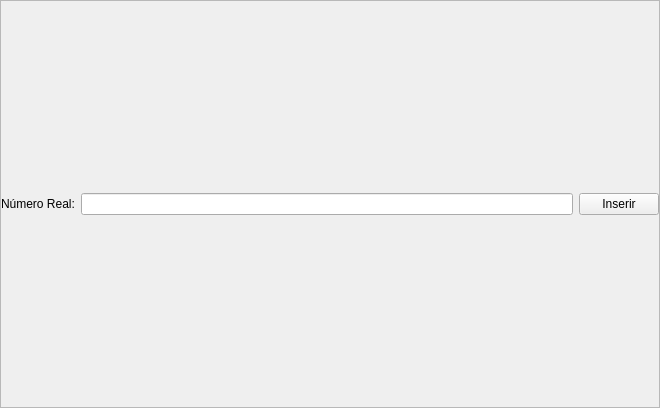
<?xml version="1.0" encoding="UTF-8"?>
<ui version="4.0">
 <class>Frame</class>
 <widget class="QFrame" name="Frame">
  <property name="geometry">
   <rect>
    <x>0</x>
    <y>0</y>
    <width>660</width>
    <height>408</height>
   </rect>
  </property>
  <property name="windowTitle">
   <string>Frame</string>
  </property>
  <property name="frameShape">
   <enum>QFrame::StyledPanel</enum>
  </property>
  <property name="frameShadow">
   <enum>QFrame::Raised</enum>
  </property>
  <layout class="QGridLayout" name="gridLayout_2">
   <property name="margin">
    <number>0</number>
   </property>
   <item row="0" column="1">
    <widget class="QLineEdit" name="tx_edit"/>
   </item>
   <item row="0" column="0">
    <widget class="QLabel" name="label">
     <property name="text">
      <string>Número Real:</string>
     </property>
    </widget>
   </item>
   <item row="0" column="2">
    <widget class="QPushButton" name="bt_insert">
     <property name="text">
      <string>Inserir</string>
     </property>
    </widget>
   </item>
  </layout>
 </widget>
 <resources/>
 <connections/>
</ui>
